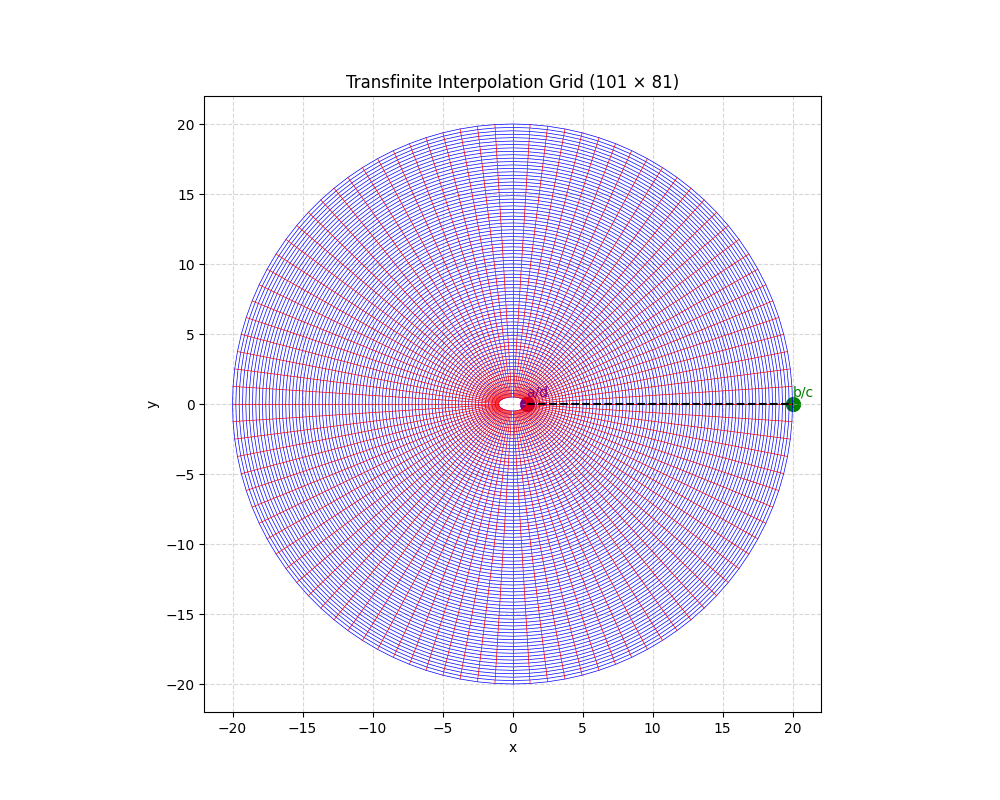

This chart was generated by the following Python code:
# Code for grid generation
import matplotlib.pyplot as plt
import numpy as np

# Define the grid size
num_xi = 101  # Number of points in the ξ-direction
num_eta = 81  # Number of points in the η-direction

# Define the semi-major and semi-minor axes for the ellipse
a = 1.0
b = 0.5

# Define the radius for the outer boundary (far field)
R_outer = 20.0

# Generate ξ and η values
xi = np.linspace(0, 1, num_xi)
eta = np.linspace(0, 1, num_eta)

# Initialize x and y grid arrays
x = np.zeros((num_eta, num_xi))
y = np.zeros((num_eta, num_xi))

# Compute the grid points using TFI
for i in range(num_eta):
    for j in range(num_xi):
        theta = 2 * np.pi * xi[j]

        # Inner boundary (ellipse)
        x_inner = a * np.cos(theta)
        y_inner = b * np.sin(theta)

        # Outer boundary (circle)
        x_outer = R_outer * np.cos(theta)
        y_outer = R_outer * np.sin(theta)

        # TFI mapping
        x[i, j] = (1 - eta[i]) * x_inner + eta[i] * x_outer
        y[i, j] = (1 - eta[i]) * y_inner + eta[i] * y_outer

# Plot the grid
plt.figure(figsize=(10, 8))
for i in range(num_eta):
    plt.plot(x[i, :], y[i, :], "b-", linewidth=0.5)  # Lines along ξ

for j in range(num_xi):
    plt.plot(x[:, j], y[:, j], "r-", linewidth=0.5)  # Lines along η

# Add imaginary cut line (dashed line along θ = 0)
plt.plot(
    [x[0, 0], x[-1, 0]],
    [y[0, 0], y[-1, 0]],
    "k--",
    linewidth=1.5,
    label="Imaginary Cut (θ = 0)",
)

# Highlight corresponding points a, b, c, d
# Point a and d (inner boundary start/end)
plt.scatter(x[0, 0], y[0, 0], color="purple", s=100, label="Point a/d")
plt.text(x[0, 0], y[0, 0] + 0.5, "a/d", fontsize=10, color="purple")

# Point b and c (outer boundary start/end)
plt.scatter(x[-1, 0], y[-1, 0], color="green", s=100, label="Point b/c")
plt.text(x[-1, 0], y[-1, 0] + 0.5, "b/c", fontsize=10, color="green")

# Formatting the plot
plt.gca().set_aspect("equal")
plt.title("Transfinite Interpolation Grid (101 × 81)")
plt.xlabel("x")
plt.ylabel("y")
plt.grid(True, linestyle="--", alpha=0.5)
# Save the plot
plt.savefig("24M0003.png")
plt.show()
